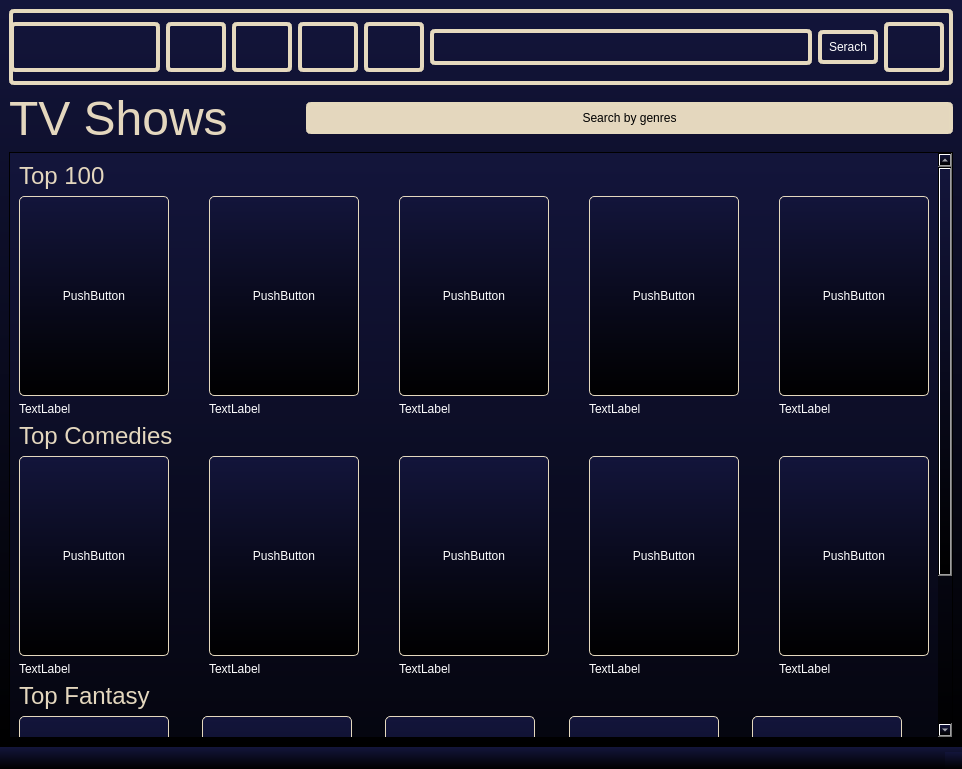
<?xml version="1.0" encoding="UTF-8"?>
<ui version="4.0">
 <class>TVShows</class>
 <widget class="QMainWindow" name="TVShows">
  <property name="geometry">
   <rect>
    <x>0</x>
    <y>0</y>
    <width>962</width>
    <height>769</height>
   </rect>
  </property>
  <property name="windowTitle">
   <string>MainWindow</string>
  </property>
  <property name="styleSheet">
   <string notr="true">background: qlineargradient(spread: pad, x1: 0, y1: 1, x2: 0, y2: 0, stop: 0 rgb(0, 0, 0), stop: 1 rgb(19, 21, 59));
color: white;</string>
  </property>
  <widget class="QWidget" name="centralwidget">
   <layout class="QGridLayout" name="gridLayout">
    <item row="0" column="0">
     <layout class="QHBoxLayout" name="headerLO">
      <item>
       <widget class="QWidget" name="widget" native="true">
        <property name="sizePolicy">
         <sizepolicy hsizetype="Preferred" vsizetype="Preferred">
          <horstretch>0</horstretch>
          <verstretch>76</verstretch>
         </sizepolicy>
        </property>
        <property name="minimumSize">
         <size>
          <width>0</width>
          <height>76</height>
         </size>
        </property>
        <property name="maximumSize">
         <size>
          <width>16777215</width>
          <height>76</height>
         </size>
        </property>
        <property name="styleSheet">
         <string notr="true">background-color: rgba(255, 255, 255, 0);

border: 4px solid rgb(229, 217, 190);
border-radius: 5px;
padding: 5px;</string>
        </property>
        <layout class="QHBoxLayout" name="horizontalLayout_2" stretch="4,1,1,1,1,2,1,1">
         <property name="leftMargin">
          <number>1</number>
         </property>
         <item>
          <widget class="QLabel" name="label">
           <property name="sizePolicy">
            <sizepolicy hsizetype="Preferred" vsizetype="Preferred">
             <horstretch>150</horstretch>
             <verstretch>50</verstretch>
            </sizepolicy>
           </property>
           <property name="minimumSize">
            <size>
             <width>150</width>
             <height>50</height>
            </size>
           </property>
           <property name="maximumSize">
            <size>
             <width>150</width>
             <height>50</height>
            </size>
           </property>
           <property name="styleSheet">
            <string notr="true">border-image: url(:/rec/Pics/LogoRem.png);</string>
           </property>
           <property name="text">
            <string/>
           </property>
          </widget>
         </item>
         <item>
          <widget class="QPushButton" name="HomeButTV">
           <property name="sizePolicy">
            <sizepolicy hsizetype="Fixed" vsizetype="Fixed">
             <horstretch>60</horstretch>
             <verstretch>50</verstretch>
            </sizepolicy>
           </property>
           <property name="minimumSize">
            <size>
             <width>60</width>
             <height>50</height>
            </size>
           </property>
           <property name="maximumSize">
            <size>
             <width>60</width>
             <height>50</height>
            </size>
           </property>
           <property name="styleSheet">
            <string notr="true">border-image: url(:/rec/Pics/housenormal.png);</string>
           </property>
           <property name="text">
            <string/>
           </property>
          </widget>
         </item>
         <item>
          <widget class="QPushButton" name="FilmsButTV">
           <property name="sizePolicy">
            <sizepolicy hsizetype="Fixed" vsizetype="Fixed">
             <horstretch>60</horstretch>
             <verstretch>50</verstretch>
            </sizepolicy>
           </property>
           <property name="minimumSize">
            <size>
             <width>60</width>
             <height>50</height>
            </size>
           </property>
           <property name="maximumSize">
            <size>
             <width>60</width>
             <height>50</height>
            </size>
           </property>
           <property name="styleSheet">
            <string notr="true">border-image: url(:/rec/Pics/Films.png);</string>
           </property>
           <property name="text">
            <string/>
           </property>
          </widget>
         </item>
         <item>
          <widget class="QPushButton" name="TVShowsButTV">
           <property name="sizePolicy">
            <sizepolicy hsizetype="Fixed" vsizetype="Fixed">
             <horstretch>60</horstretch>
             <verstretch>50</verstretch>
            </sizepolicy>
           </property>
           <property name="minimumSize">
            <size>
             <width>60</width>
             <height>50</height>
            </size>
           </property>
           <property name="maximumSize">
            <size>
             <width>60</width>
             <height>50</height>
            </size>
           </property>
           <property name="styleSheet">
            <string notr="true">border-image: url(:/rec/Pics/TVShows.png);</string>
           </property>
           <property name="text">
            <string/>
           </property>
          </widget>
         </item>
         <item>
          <widget class="QPushButton" name="KidsButTV">
           <property name="sizePolicy">
            <sizepolicy hsizetype="Fixed" vsizetype="Fixed">
             <horstretch>60</horstretch>
             <verstretch>50</verstretch>
            </sizepolicy>
           </property>
           <property name="minimumSize">
            <size>
             <width>60</width>
             <height>50</height>
            </size>
           </property>
           <property name="maximumSize">
            <size>
             <width>60</width>
             <height>50</height>
            </size>
           </property>
           <property name="styleSheet">
            <string notr="true">border-image: url(:/rec/Pics/Kids.png);</string>
           </property>
           <property name="text">
            <string/>
           </property>
          </widget>
         </item>
         <item>
          <widget class="QLineEdit" name="SearchEL">
           <property name="minimumSize">
            <size>
             <width>0</width>
             <height>36</height>
            </size>
           </property>
           <property name="maximumSize">
            <size>
             <width>16777215</width>
             <height>36</height>
            </size>
           </property>
          </widget>
         </item>
         <item>
          <widget class="QPushButton" name="SerachButTV">
           <property name="sizePolicy">
            <sizepolicy hsizetype="Fixed" vsizetype="Fixed">
             <horstretch>60</horstretch>
             <verstretch>34</verstretch>
            </sizepolicy>
           </property>
           <property name="minimumSize">
            <size>
             <width>60</width>
             <height>34</height>
            </size>
           </property>
           <property name="maximumSize">
            <size>
             <width>60</width>
             <height>34</height>
            </size>
           </property>
           <property name="text">
            <string>Serach</string>
           </property>
          </widget>
         </item>
         <item>
          <widget class="QPushButton" name="UserButTV">
           <property name="sizePolicy">
            <sizepolicy hsizetype="Fixed" vsizetype="Fixed">
             <horstretch>60</horstretch>
             <verstretch>50</verstretch>
            </sizepolicy>
           </property>
           <property name="minimumSize">
            <size>
             <width>60</width>
             <height>50</height>
            </size>
           </property>
           <property name="maximumSize">
            <size>
             <width>60</width>
             <height>50</height>
            </size>
           </property>
           <property name="styleSheet">
            <string notr="true">border-image: url(:/rec/Pics/profile-user.png);</string>
           </property>
           <property name="text">
            <string/>
           </property>
          </widget>
         </item>
        </layout>
       </widget>
      </item>
     </layout>
    </item>
    <item row="1" column="0">
     <layout class="QHBoxLayout" name="FilmLO" stretch="2,1,9">
      <item>
       <widget class="QLabel" name="FilmLab">
        <property name="toolTip">
         <string>&lt;html&gt;&lt;head/&gt;&lt;body&gt;&lt;p&gt;&lt;span style=&quot; font-size:24pt; color:#e4d7be;&quot;&gt;Films&lt;/span&gt;&lt;/p&gt;&lt;/body&gt;&lt;/html&gt;</string>
        </property>
        <property name="styleSheet">
         <string notr="true">background-color: rgba(255, 255, 255, 0);
</string>
        </property>
        <property name="text">
         <string>&lt;html&gt;&lt;head/&gt;&lt;body&gt;&lt;p&gt;&lt;span style=&quot; font-size:36pt; color:#e4d7be;&quot;&gt;TV Shows&lt;/span&gt;&lt;/p&gt;&lt;/body&gt;&lt;/html&gt;</string>
        </property>
       </widget>
      </item>
      <item>
       <spacer name="horizontalSpacer">
        <property name="orientation">
         <enum>Qt::Horizontal</enum>
        </property>
        <property name="sizeHint" stdset="0">
         <size>
          <width>40</width>
          <height>20</height>
         </size>
        </property>
       </spacer>
      </item>
      <item>
       <widget class="QPushButton" name="SearchByGTV">
        <property name="sizePolicy">
         <sizepolicy hsizetype="Expanding" vsizetype="Fixed">
          <horstretch>0</horstretch>
          <verstretch>0</verstretch>
         </sizepolicy>
        </property>
        <property name="styleSheet">
         <string notr="true">background-color: rgba(255, 255, 255, 0);
color: rgb(0, 0, 0);
border: 4px solid rgb(229, 217, 190);
border-radius: 5px;
padding: 5px;
background-color: rgb(228, 215, 190);</string>
        </property>
        <property name="text">
         <string>Search by genres</string>
        </property>
       </widget>
      </item>
     </layout>
    </item>
    <item row="2" column="0">
     <widget class="QScrollArea" name="scrollArea">
      <property name="widgetResizable">
       <bool>true</bool>
      </property>
      <widget class="QWidget" name="scrollAreaWidgetContents_2">
       <property name="geometry">
        <rect>
         <x>0</x>
         <y>0</y>
         <width>920</width>
         <height>818</height>
        </rect>
       </property>
       <layout class="QVBoxLayout" name="verticalLayout">
        <item>
         <widget class="QLabel" name="Top100Lab">
          <property name="styleSheet">
           <string notr="true">background-color: rgba(255, 255, 255, 0);</string>
          </property>
          <property name="text">
           <string>&lt;html&gt;&lt;head/&gt;&lt;body&gt;&lt;p&gt;&lt;span style=&quot; font-size:18pt; color:#e4d7be;&quot;&gt;Top 100&lt;/span&gt;&lt;/p&gt;&lt;/body&gt;&lt;/html&gt;</string>
          </property>
         </widget>
        </item>
        <item>
         <layout class="QGridLayout" name="top100LO" columnstretch="3,0,0,0,0,0,0,0,0">
          <property name="spacing">
           <number>-1</number>
          </property>
          <item row="0" column="5">
           <spacer name="horizontalSpacer_4">
            <property name="orientation">
             <enum>Qt::Horizontal</enum>
            </property>
            <property name="sizeHint" stdset="0">
             <size>
              <width>40</width>
              <height>20</height>
             </size>
            </property>
           </spacer>
          </item>
          <item row="1" column="0">
           <widget class="QLabel" name="label_2">
            <property name="styleSheet">
             <string notr="true">background-color: rgba(255, 255, 255, 0);</string>
            </property>
            <property name="text">
             <string>TextLabel</string>
            </property>
           </widget>
          </item>
          <item row="0" column="0">
           <widget class="QPushButton" name="pushButton_6">
            <property name="sizePolicy">
             <sizepolicy hsizetype="Minimum" vsizetype="Fixed">
              <horstretch>150</horstretch>
              <verstretch>200</verstretch>
             </sizepolicy>
            </property>
            <property name="minimumSize">
             <size>
              <width>150</width>
              <height>200</height>
             </size>
            </property>
            <property name="styleSheet">
             <string notr="true">border: 1px solid rgb(229, 217, 190);
border-radius: 5px;
padding: 5px;</string>
            </property>
            <property name="text">
             <string>PushButton</string>
            </property>
           </widget>
          </item>
          <item row="0" column="1">
           <spacer name="horizontalSpacer_2">
            <property name="orientation">
             <enum>Qt::Horizontal</enum>
            </property>
            <property name="sizeHint" stdset="0">
             <size>
              <width>40</width>
              <height>20</height>
             </size>
            </property>
           </spacer>
          </item>
          <item row="1" column="4">
           <widget class="QLabel" name="label_3">
            <property name="styleSheet">
             <string notr="true">background-color: rgba(255, 255, 255, 0);</string>
            </property>
            <property name="text">
             <string>TextLabel</string>
            </property>
           </widget>
          </item>
          <item row="1" column="2">
           <widget class="QLabel" name="label_7">
            <property name="styleSheet">
             <string notr="true">background-color: rgba(255, 255, 255, 0);</string>
            </property>
            <property name="text">
             <string>TextLabel</string>
            </property>
           </widget>
          </item>
          <item row="1" column="6">
           <widget class="QLabel" name="label_4">
            <property name="styleSheet">
             <string notr="true">background-color: rgba(255, 255, 255, 0);</string>
            </property>
            <property name="text">
             <string>TextLabel</string>
            </property>
           </widget>
          </item>
          <item row="0" column="4">
           <widget class="QPushButton" name="pushButton_7">
            <property name="sizePolicy">
             <sizepolicy hsizetype="Minimum" vsizetype="Fixed">
              <horstretch>150</horstretch>
              <verstretch>200</verstretch>
             </sizepolicy>
            </property>
            <property name="minimumSize">
             <size>
              <width>150</width>
              <height>200</height>
             </size>
            </property>
            <property name="styleSheet">
             <string notr="true">border: 1px solid rgb(229, 217, 190);
border-radius: 5px;
padding: 5px;</string>
            </property>
            <property name="text">
             <string>PushButton</string>
            </property>
           </widget>
          </item>
          <item row="0" column="7">
           <spacer name="horizontalSpacer_5">
            <property name="orientation">
             <enum>Qt::Horizontal</enum>
            </property>
            <property name="sizeHint" stdset="0">
             <size>
              <width>40</width>
              <height>20</height>
             </size>
            </property>
           </spacer>
          </item>
          <item row="1" column="8">
           <widget class="QLabel" name="label_5">
            <property name="styleSheet">
             <string notr="true">background-color: rgba(255, 255, 255, 0);</string>
            </property>
            <property name="text">
             <string>TextLabel</string>
            </property>
           </widget>
          </item>
          <item row="0" column="2">
           <widget class="QPushButton" name="pushButton_11">
            <property name="sizePolicy">
             <sizepolicy hsizetype="Minimum" vsizetype="Fixed">
              <horstretch>150</horstretch>
              <verstretch>200</verstretch>
             </sizepolicy>
            </property>
            <property name="minimumSize">
             <size>
              <width>150</width>
              <height>200</height>
             </size>
            </property>
            <property name="styleSheet">
             <string notr="true">border: 1px solid rgb(229, 217, 190);
border-radius: 5px;
padding: 5px;</string>
            </property>
            <property name="text">
             <string>PushButton</string>
            </property>
           </widget>
          </item>
          <item row="0" column="3">
           <spacer name="horizontalSpacer_3">
            <property name="orientation">
             <enum>Qt::Horizontal</enum>
            </property>
            <property name="sizeHint" stdset="0">
             <size>
              <width>40</width>
              <height>20</height>
             </size>
            </property>
           </spacer>
          </item>
          <item row="0" column="8">
           <widget class="QPushButton" name="pushButton_9">
            <property name="sizePolicy">
             <sizepolicy hsizetype="Minimum" vsizetype="Fixed">
              <horstretch>150</horstretch>
              <verstretch>200</verstretch>
             </sizepolicy>
            </property>
            <property name="minimumSize">
             <size>
              <width>150</width>
              <height>200</height>
             </size>
            </property>
            <property name="styleSheet">
             <string notr="true">border: 1px solid rgb(229, 217, 190);
border-radius: 5px;
padding: 5px;</string>
            </property>
            <property name="text">
             <string>PushButton</string>
            </property>
           </widget>
          </item>
          <item row="0" column="6">
           <widget class="QPushButton" name="pushButton_8">
            <property name="sizePolicy">
             <sizepolicy hsizetype="Minimum" vsizetype="Fixed">
              <horstretch>150</horstretch>
              <verstretch>200</verstretch>
             </sizepolicy>
            </property>
            <property name="minimumSize">
             <size>
              <width>150</width>
              <height>200</height>
             </size>
            </property>
            <property name="styleSheet">
             <string notr="true">border: 1px solid rgb(229, 217, 190);
border-radius: 5px;
padding: 5px;</string>
            </property>
            <property name="text">
             <string>PushButton</string>
            </property>
           </widget>
          </item>
         </layout>
        </item>
        <item>
         <widget class="QLabel" name="TopComLab">
          <property name="styleSheet">
           <string notr="true">background-color: rgba(255, 255, 255, 0);</string>
          </property>
          <property name="text">
           <string>&lt;html&gt;&lt;head/&gt;&lt;body&gt;&lt;p&gt;&lt;span style=&quot; font-size:18pt; color:#e4d7be;&quot;&gt;Top Comedies&lt;/span&gt;&lt;/p&gt;&lt;/body&gt;&lt;/html&gt;</string>
          </property>
         </widget>
        </item>
        <item>
         <layout class="QGridLayout" name="TopComLO" columnstretch="3,0,0,0,0,0,0,0,0">
          <item row="0" column="5">
           <spacer name="horizontalSpacer_9">
            <property name="orientation">
             <enum>Qt::Horizontal</enum>
            </property>
            <property name="sizeHint" stdset="0">
             <size>
              <width>40</width>
              <height>20</height>
             </size>
            </property>
           </spacer>
          </item>
          <item row="1" column="0">
           <widget class="QLabel" name="label_8">
            <property name="styleSheet">
             <string notr="true">background-color: rgba(255, 255, 255, 0);</string>
            </property>
            <property name="text">
             <string>TextLabel</string>
            </property>
           </widget>
          </item>
          <item row="1" column="6">
           <widget class="QLabel" name="label_12">
            <property name="styleSheet">
             <string notr="true">background-color: rgba(255, 255, 255, 0);</string>
            </property>
            <property name="text">
             <string>TextLabel</string>
            </property>
           </widget>
          </item>
          <item row="1" column="2">
           <widget class="QLabel" name="label_13">
            <property name="styleSheet">
             <string notr="true">background-color: rgba(255, 255, 255, 0);</string>
            </property>
            <property name="text">
             <string>TextLabel</string>
            </property>
           </widget>
          </item>
          <item row="0" column="1">
           <spacer name="horizontalSpacer_7">
            <property name="orientation">
             <enum>Qt::Horizontal</enum>
            </property>
            <property name="sizeHint" stdset="0">
             <size>
              <width>40</width>
              <height>20</height>
             </size>
            </property>
           </spacer>
          </item>
          <item row="1" column="4">
           <widget class="QLabel" name="label_10">
            <property name="styleSheet">
             <string notr="true">background-color: rgba(255, 255, 255, 0);</string>
            </property>
            <property name="text">
             <string>TextLabel</string>
            </property>
           </widget>
          </item>
          <item row="0" column="7">
           <spacer name="horizontalSpacer_10">
            <property name="orientation">
             <enum>Qt::Horizontal</enum>
            </property>
            <property name="sizeHint" stdset="0">
             <size>
              <width>40</width>
              <height>20</height>
             </size>
            </property>
           </spacer>
          </item>
          <item row="0" column="3">
           <spacer name="horizontalSpacer_8">
            <property name="orientation">
             <enum>Qt::Horizontal</enum>
            </property>
            <property name="sizeHint" stdset="0">
             <size>
              <width>40</width>
              <height>20</height>
             </size>
            </property>
           </spacer>
          </item>
          <item row="0" column="8">
           <widget class="QPushButton" name="pushButton_16">
            <property name="sizePolicy">
             <sizepolicy hsizetype="Minimum" vsizetype="Fixed">
              <horstretch>150</horstretch>
              <verstretch>200</verstretch>
             </sizepolicy>
            </property>
            <property name="minimumSize">
             <size>
              <width>150</width>
              <height>200</height>
             </size>
            </property>
            <property name="styleSheet">
             <string notr="true">border: 1px solid rgb(229, 217, 190);
border-radius: 5px;
padding: 5px;</string>
            </property>
            <property name="text">
             <string>PushButton</string>
            </property>
           </widget>
          </item>
          <item row="1" column="8">
           <widget class="QLabel" name="label_11">
            <property name="styleSheet">
             <string notr="true">background-color: rgba(255, 255, 255, 0);</string>
            </property>
            <property name="text">
             <string>TextLabel</string>
            </property>
           </widget>
          </item>
          <item row="0" column="6">
           <widget class="QPushButton" name="pushButton_12">
            <property name="sizePolicy">
             <sizepolicy hsizetype="Minimum" vsizetype="Fixed">
              <horstretch>150</horstretch>
              <verstretch>200</verstretch>
             </sizepolicy>
            </property>
            <property name="minimumSize">
             <size>
              <width>150</width>
              <height>200</height>
             </size>
            </property>
            <property name="styleSheet">
             <string notr="true">border: 1px solid rgb(229, 217, 190);
border-radius: 5px;
padding: 5px;</string>
            </property>
            <property name="text">
             <string>PushButton</string>
            </property>
           </widget>
          </item>
          <item row="0" column="4">
           <widget class="QPushButton" name="pushButton_13">
            <property name="sizePolicy">
             <sizepolicy hsizetype="Minimum" vsizetype="Fixed">
              <horstretch>150</horstretch>
              <verstretch>200</verstretch>
             </sizepolicy>
            </property>
            <property name="minimumSize">
             <size>
              <width>150</width>
              <height>200</height>
             </size>
            </property>
            <property name="styleSheet">
             <string notr="true">border: 1px solid rgb(229, 217, 190);
border-radius: 5px;
padding: 5px;</string>
            </property>
            <property name="text">
             <string>PushButton</string>
            </property>
           </widget>
          </item>
          <item row="0" column="2">
           <widget class="QPushButton" name="pushButton_17">
            <property name="sizePolicy">
             <sizepolicy hsizetype="Minimum" vsizetype="Fixed">
              <horstretch>150</horstretch>
              <verstretch>200</verstretch>
             </sizepolicy>
            </property>
            <property name="minimumSize">
             <size>
              <width>150</width>
              <height>200</height>
             </size>
            </property>
            <property name="styleSheet">
             <string notr="true">border: 1px solid rgb(229, 217, 190);
border-radius: 5px;
padding: 5px;</string>
            </property>
            <property name="text">
             <string>PushButton</string>
            </property>
           </widget>
          </item>
          <item row="0" column="0">
           <widget class="QPushButton" name="pushButton_14">
            <property name="sizePolicy">
             <sizepolicy hsizetype="Minimum" vsizetype="Fixed">
              <horstretch>150</horstretch>
              <verstretch>200</verstretch>
             </sizepolicy>
            </property>
            <property name="minimumSize">
             <size>
              <width>150</width>
              <height>200</height>
             </size>
            </property>
            <property name="styleSheet">
             <string notr="true">border: 1px solid rgb(229, 217, 190);
border-radius: 5px;
padding: 5px;</string>
            </property>
            <property name="text">
             <string>PushButton</string>
            </property>
           </widget>
          </item>
         </layout>
        </item>
        <item>
         <widget class="QLabel" name="TopFantLab">
          <property name="styleSheet">
           <string notr="true">background-color: rgba(255, 255, 255, 0);</string>
          </property>
          <property name="text">
           <string>&lt;html&gt;&lt;head/&gt;&lt;body&gt;&lt;p&gt;&lt;span style=&quot; font-size:18pt; color:#e4d7be;&quot;&gt;Top Fantasy&lt;/span&gt;&lt;/p&gt;&lt;/body&gt;&lt;/html&gt;</string>
          </property>
         </widget>
        </item>
        <item>
         <layout class="QGridLayout" name="TopFLO" columnstretch="3,0,0,0,0,0,0,0,0,0">
          <item row="0" column="7">
           <spacer name="horizontalSpacer_15">
            <property name="orientation">
             <enum>Qt::Horizontal</enum>
            </property>
            <property name="sizeHint" stdset="0">
             <size>
              <width>40</width>
              <height>20</height>
             </size>
            </property>
           </spacer>
          </item>
          <item row="0" column="4">
           <widget class="QPushButton" name="pushButton_19">
            <property name="sizePolicy">
             <sizepolicy hsizetype="Minimum" vsizetype="Fixed">
              <horstretch>150</horstretch>
              <verstretch>200</verstretch>
             </sizepolicy>
            </property>
            <property name="minimumSize">
             <size>
              <width>150</width>
              <height>200</height>
             </size>
            </property>
            <property name="styleSheet">
             <string notr="true">border: 1px solid rgb(229, 217, 190);
border-radius: 5px;
padding: 5px;</string>
            </property>
            <property name="text">
             <string>PushButton</string>
            </property>
           </widget>
          </item>
          <item row="0" column="8">
           <widget class="QPushButton" name="pushButton_22">
            <property name="sizePolicy">
             <sizepolicy hsizetype="Minimum" vsizetype="Fixed">
              <horstretch>150</horstretch>
              <verstretch>200</verstretch>
             </sizepolicy>
            </property>
            <property name="minimumSize">
             <size>
              <width>150</width>
              <height>200</height>
             </size>
            </property>
            <property name="styleSheet">
             <string notr="true">border: 1px solid rgb(229, 217, 190);
border-radius: 5px;
padding: 5px;</string>
            </property>
            <property name="text">
             <string>PushButton</string>
            </property>
           </widget>
          </item>
          <item row="0" column="5">
           <spacer name="horizontalSpacer_14">
            <property name="orientation">
             <enum>Qt::Horizontal</enum>
            </property>
            <property name="sizeHint" stdset="0">
             <size>
              <width>40</width>
              <height>20</height>
             </size>
            </property>
           </spacer>
          </item>
          <item row="0" column="3">
           <spacer name="horizontalSpacer_13">
            <property name="orientation">
             <enum>Qt::Horizontal</enum>
            </property>
            <property name="sizeHint" stdset="0">
             <size>
              <width>40</width>
              <height>20</height>
             </size>
            </property>
           </spacer>
          </item>
          <item row="0" column="0">
           <widget class="QPushButton" name="pushButton_20">
            <property name="sizePolicy">
             <sizepolicy hsizetype="Minimum" vsizetype="Fixed">
              <horstretch>150</horstretch>
              <verstretch>200</verstretch>
             </sizepolicy>
            </property>
            <property name="minimumSize">
             <size>
              <width>150</width>
              <height>200</height>
             </size>
            </property>
            <property name="styleSheet">
             <string notr="true">border: 1px solid rgb(229, 217, 190);
border-radius: 5px;
padding: 5px;</string>
            </property>
            <property name="text">
             <string>PushButton</string>
            </property>
           </widget>
          </item>
          <item row="1" column="2">
           <widget class="QLabel" name="label_20">
            <property name="styleSheet">
             <string notr="true">background-color: rgba(255, 255, 255, 0);</string>
            </property>
            <property name="text">
             <string>TextLabel</string>
            </property>
           </widget>
          </item>
          <item row="1" column="0">
           <widget class="QLabel" name="label_15">
            <property name="styleSheet">
             <string notr="true">background-color: rgba(255, 255, 255, 0);</string>
            </property>
            <property name="text">
             <string>TextLabel</string>
            </property>
           </widget>
          </item>
          <item row="0" column="6">
           <widget class="QPushButton" name="pushButton_18">
            <property name="sizePolicy">
             <sizepolicy hsizetype="Minimum" vsizetype="Fixed">
              <horstretch>150</horstretch>
              <verstretch>200</verstretch>
             </sizepolicy>
            </property>
            <property name="minimumSize">
             <size>
              <width>150</width>
              <height>200</height>
             </size>
            </property>
            <property name="styleSheet">
             <string notr="true">border: 1px solid rgb(229, 217, 190);
border-radius: 5px;
padding: 5px;</string>
            </property>
            <property name="text">
             <string>PushButton</string>
            </property>
           </widget>
          </item>
          <item row="0" column="1">
           <spacer name="horizontalSpacer_12">
            <property name="orientation">
             <enum>Qt::Horizontal</enum>
            </property>
            <property name="sizeHint" stdset="0">
             <size>
              <width>40</width>
              <height>20</height>
             </size>
            </property>
           </spacer>
          </item>
          <item row="1" column="4">
           <widget class="QLabel" name="label_17">
            <property name="styleSheet">
             <string notr="true">background-color: rgba(255, 255, 255, 0);</string>
            </property>
            <property name="text">
             <string>TextLabel</string>
            </property>
           </widget>
          </item>
          <item row="0" column="9">
           <spacer name="horizontalSpacer_16">
            <property name="orientation">
             <enum>Qt::Horizontal</enum>
            </property>
            <property name="sizeHint" stdset="0">
             <size>
              <width>40</width>
              <height>20</height>
             </size>
            </property>
           </spacer>
          </item>
          <item row="1" column="6">
           <widget class="QLabel" name="label_19">
            <property name="styleSheet">
             <string notr="true">background-color: rgba(255, 255, 255, 0);</string>
            </property>
            <property name="text">
             <string>TextLabel</string>
            </property>
           </widget>
          </item>
          <item row="0" column="2">
           <widget class="QPushButton" name="pushButton_23">
            <property name="sizePolicy">
             <sizepolicy hsizetype="Minimum" vsizetype="Fixed">
              <horstretch>150</horstretch>
              <verstretch>200</verstretch>
             </sizepolicy>
            </property>
            <property name="minimumSize">
             <size>
              <width>150</width>
              <height>200</height>
             </size>
            </property>
            <property name="styleSheet">
             <string notr="true">border: 1px solid rgb(229, 217, 190);
border-radius: 5px;
padding: 5px;</string>
            </property>
            <property name="text">
             <string>PushButton</string>
            </property>
           </widget>
          </item>
          <item row="1" column="8">
           <widget class="QLabel" name="label_18">
            <property name="styleSheet">
             <string notr="true">background-color: rgba(255, 255, 255, 0);</string>
            </property>
            <property name="text">
             <string>TextLabel</string>
            </property>
           </widget>
          </item>
         </layout>
        </item>
       </layout>
      </widget>
     </widget>
    </item>
   </layout>
  </widget>
  <widget class="QMenuBar" name="menubar">
   <property name="geometry">
    <rect>
     <x>0</x>
     <y>0</y>
     <width>962</width>
     <height>36</height>
    </rect>
   </property>
  </widget>
  <widget class="QStatusBar" name="statusbar"/>
 </widget>
 <resources/>
 <connections/>
</ui>
